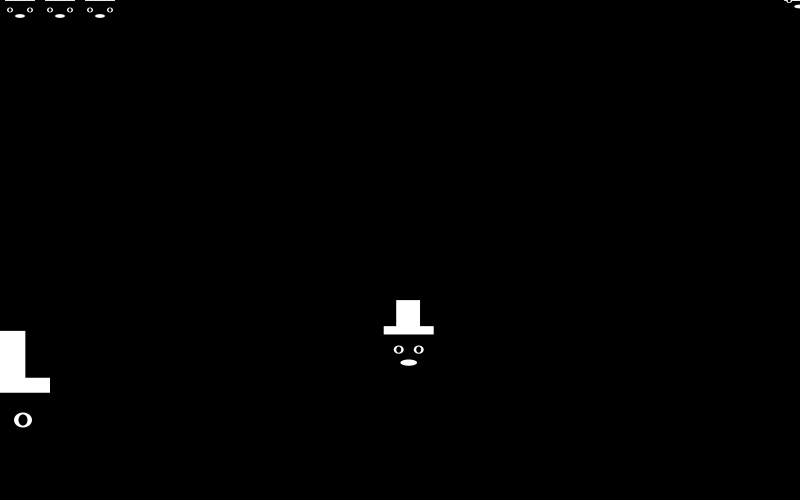
Frame 1 (no input)
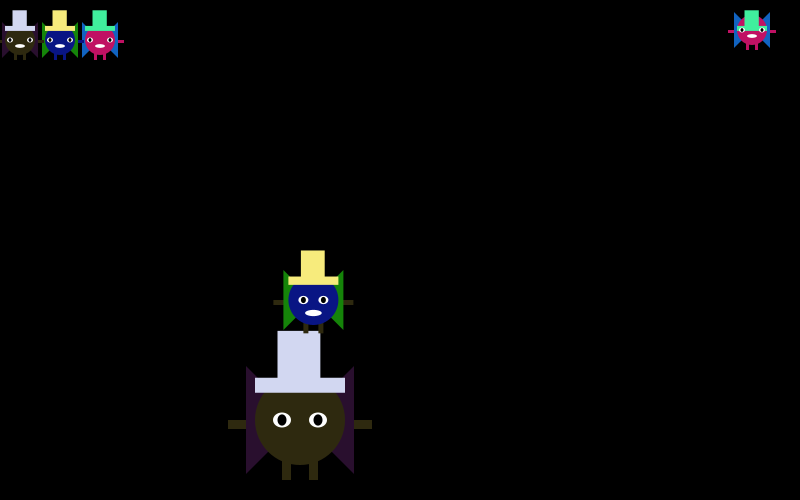
Frame 60 (the mouse pressed at the canvas centre just before this capture)
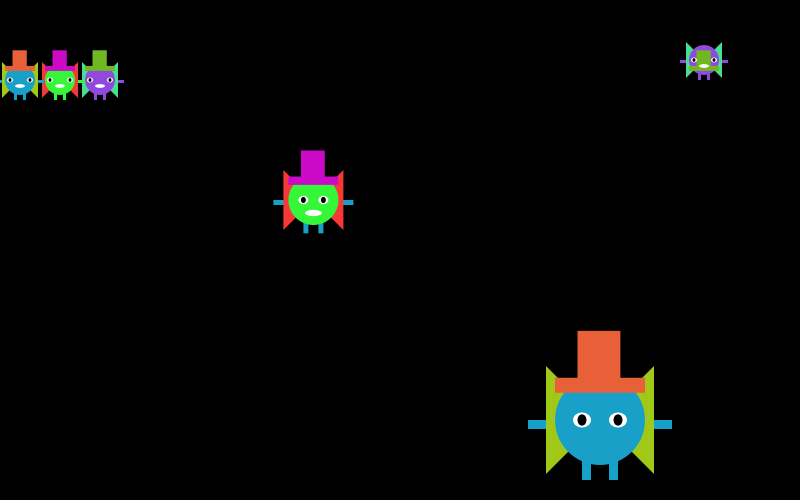
Frame 120 (the mouse held since frame 60 and released just before this capture)

The Processing sketch that drew these frames (run headless with seeded random() and noise(); from frame 60 on, the mouse is pressed at the canvas centre):

// Processing sketch: processing_12589
// ── processing_12589.pde

void setup()
{
  size(800,500);
  background(0);
  noStroke();
  smooth();
  frameRate(24);
}

float RR=90;
float xx=0,yy=420;
int r,g,b;

float x1,y1,rad1;
int deg=0;
int r0,g0,b0;
float R=50;

float x3=100,y3;
float R3=30;
int r1,g1,b1;

float x4=20,y4;

float x5=60,y5;

float x6=800,y6=0;



void draw()
{
  background(0);
  
  //horizontal
  xx=xx+5;
  if (xx>850){xx=0;}
  fill(r,g,b);
  rect(xx,yy,RR/1.25,RR/10);
  rect(xx,yy,-RR/1.25,RR/10);
  rect(xx-RR/5,yy,RR/10,RR/1.5);
  rect(xx+RR/5,yy,-RR/10,RR/1.5);
  
  fill(g,b,r);  
  triangle(xx-.6*RR,yy-.6*RR,xx-.6*RR,yy+.6*RR,xx,yy);
  triangle(xx+.6*RR,yy-.6*RR,xx+.6*RR,yy+.6*RR,xx,yy);
 
  fill(r,g,b);
  ellipse(xx,yy,RR,RR);
  
  fill(256-r,256-g,256-b);
  rect(xx-RR/2,yy-RR/2.13,RR,RR/6);
  rect(xx-RR/4,yy-RR/2.3,RR/2.1,-RR/1.8);
  
  fill(255);
  ellipse(xx-.2*RR,yy,RR/5,RR/6);
  ellipse(xx+.2*RR,yy,RR/5,RR/6);
 
  fill(0);
  ellipse(xx-.2*RR,yy,RR/10,RR/8);
  ellipse(xx+.2*RR,yy,RR/10,RR/8);
  if(deg>=360)
  {
  r=int(random(255)); 
  g=int(random(255));
  b=int(random(255));
  deg=0;
}
  else if(deg==180 || deg==90 || deg==270)
  {
  r=int(random(255)); 
  g=int(random(255));
  b=int(random(255)); 
}

//circular
  deg=deg+5;
  rad1=radians(deg);
  x1=sin(rad1)*100+(width/2);
  y1=cos(rad1)*100+(height/2);
  fill(r,g,b);
  rect(x1,y1,R/1.25,R/10);
  rect(x1,y1,-R/1.25,R/10);
  rect(x1-10,y1,R/10,R/1.5);
  rect(x1+10,y1,-R/10,R/1.5);
  
  fill(g0,b0,r0);
  triangle(x1-30,y1-30,x1-30,y1+30,x1,y1);
  triangle(x1+30,y1-30,x1+30,y1+30,x1,y1);
   
  fill(r0,g0,b0);
  ellipse(x1,y1,R,R);
  
  fill(256-r0,256-g0,256-b0);
  rect(x1-R/2,y1-R/2.13,R,R/6);
  rect(x1-R/4,y1-R/2.3,R/2.1,-R/1.8);
  
  fill(255);
  ellipse(x1-10,y1,R/5,R/6);
  ellipse(x1+10,y1,R/5,R/6);
 
  fill(0);
  ellipse(x1-10,y1,R/10,R/8);
  ellipse(x1+10,y1,R/10,R/8);
   
  fill(255);
  ellipse(x1,y1+13,R/3,R/8);
  
  if(deg>=360)
  {
  r0=int(random(255)); 
  g0=int(random(255));
  b0=int(random(255));
  deg=0;
}
  else if(deg==180 || deg==90 || deg==270) 
  {
  r0=int(random(255)); 
  g0=int(random(255));
  b0=int(random(255)); 
}

//small racer 1
y3=y3+10;
  if (y3>550){y3=0;}
  fill(r1,g1,b1);
  rect(x3,y3,R3/1.25,R3/10);
  rect(x3,y3,-R3/1.25,R3/10);
  rect(x3-R3/5,y3,R3/10,R3/1.5);
  rect(x3+R3/5,y3,-R3/10,R3/1.5);
  
  fill(g1,b1,r1);  
  triangle(x3-.6*R3,y3-.6*R3,x3-.6*R3,y3+.6*R3,x3,y3);
  triangle(x3+.6*R3,y3-.6*R3,x3+.6*R3,y3+.6*R3,x3,y3);
 
  fill(r1,g1,b1);
  ellipse(x3,y3,R3,R3);
  
  fill(256-r1,256-g1,256-b1);
  rect(x3-R3/2,y3-R3/2.13,R3,R3/6);
  rect(x3-R3/4,y3-R3/2.3,R3/2.1,-R3/1.8);
  
  fill(255);
  ellipse(x3-10,y3,R3/5,R3/6);
  ellipse(x3+10,y3,R3/5,R3/6);
 
  fill(0);
  ellipse(x3-10,y3,R3/10,R3/8);
  ellipse(x3+10,y3,R3/10,R3/8);
  fill(255);
  ellipse(x3,y3+6,R3/3,R3/8);
   if(deg>=360)
  {
  r1=int(random(255)); 
  g1=int(random(255));
  b1=int(random(255));
  
}
  else if(deg==180 || deg==90 || deg==270)
  {
  r1=int(random(255)); 
  g1=int(random(255));
  b1=int(random(255)); 
}
//small racer 3
y5=y5+10;
  if (y5>550){y5=0;}
  fill(r0,g0,b0);
  rect(x5,y5,R3/1.25,R3/10);
  rect(x5,y5,-R3/1.25,R3/10);
  rect(x5-R3/5,y5,R3/10,R3/1.5);
  rect(x5+R3/5,y5,-R3/10,R3/1.5);
  
  fill(g0,b0,r0);  
  triangle(x5-.6*R3,y5-.6*R3,x5-.6*R3,y5+.6*R3,x5,y5);
  triangle(x5+.6*R3,y5-.6*R3,x5+.6*R3,y5+.6*R3,x5,y5);
 
  fill(r0,g0,b0);
  ellipse(x5,y5,R3,R3);
  
  fill(256-r0,256-g0,256-b0);
  rect(x5-R3/2,y5-R3/2.13,R3,R3/6);
  rect(x5-R3/4,y5-R3/2.3,R3/2.1,-R3/1.8);
  
  fill(255);
  ellipse(x5-10,y5,R3/5,R3/6);
  ellipse(x5+10,y5,R3/5,R3/6);
 
  fill(0);
  ellipse(x5-10,y5,R3/10,R3/8);
  ellipse(x5+10,y5,R3/10,R3/8);
  fill(255);
  ellipse(x5,y5+6,R3/3,R3/8);
   if(deg>=360)
  {
  r0=int(random(255)); 
  g0=int(random(255));
  b0=int(random(255));
  
}
  else if(deg==180 || deg==90 || deg==270) 
  {
  r0=int(random(255)); 
  g0=int(random(255));
  b0=int(random(255)); 
  }
  //small racer 2
y4=y4+10;
  if (y4>550){y4=0;}
  fill(r,g,b);
  rect(x4,y4,R3/1.25,R3/10);
  rect(x4,y4,-R3/1.25,R3/10);
  rect(x4-R3/5,y3,R3/10,R3/1.5);
  rect(x4+R3/5,y3,-R3/10,R3/1.5);
  
  fill(g,b,r);  
  triangle(x4-.6*R3,y4-.6*R3,x4-.6*R3,y4+.6*R3,x4,y4);
  triangle(x4+.6*R3,y4-.6*R3,x4+.6*R3,y4+.6*R3,x4,y4);
 
  fill(r,g,b);
  ellipse(x4,y4,R3,R3);
  
  fill(256-r,256-g,256-b);
  rect(x4-R3/2,y4-R3/2.13,R3,R3/6);
  rect(x4-R3/4,y4-R3/2.3,R3/2.1,-R3/1.8);
  
  fill(255);
  ellipse(x4-10,y4,R3/5,R3/6);
  ellipse(x4+10,y4,R3/5,R3/6);
 
  fill(0);
  ellipse(x4-10,y4,R3/10,R3/8);
  ellipse(x4+10,y4,R3/10,R3/8);
  fill(255);
  ellipse(x4,y4+6,R3/3,R3/8);
   if(deg>=360)
  {
  r=int(random(255)); 
  g=int(random(255));
  b=int(random(255));
  
}
  else if(deg==180 || deg==90 || deg==270) 
  {
  r=int(random(255)); 
  g=int(random(255));
  b=int(random(255)); 
  }
//corner racer, 6
x6=x6-.8;
y6=y6+.5;
  if (x6<400){x6=400;}
  if (y6>250){y6=250;}
  fill(r1,g1,b1);
  rect(x6,y6,R3/1.25,R3/10);
  rect(x6,y6,-R3/1.25,R3/10);
  rect(x6-R3/5,y6,R3/10,R3/1.5);
  rect(x6+R3/5,y6,-R3/10,R3/1.5);
  
  fill(g1,b1,r1);  
  triangle(x6-.6*R3,y6-.6*R3,x6-.6*R3,y6+.6*R3,x6,y6);
  triangle(x6+.6*R3,y6-.6*R3,x6+.6*R3,y6+.6*R3,x6,y6);
 
  fill(r1,g1,b1);
  ellipse(x6,y6,R3,R3);
  
  fill(256-r1,256-g1,256-b1);
  rect(x6-R3/2,y3-R3/2.13,R3,R3/6);
  rect(x6-R3/4,y3-R3/2.3,R3/2.1,-R3/1.8);
  
  fill(255);
  ellipse(x6-10,y6,R3/5,R3/6);
  ellipse(x6+10,y6,R3/5,R3/6);
 
  fill(0);
  ellipse(x6-10,y6,R3/10,R3/8);
  ellipse(x6+10,y6,R3/10,R3/8);
  fill(255);
  ellipse(x6,y6+6,R3/3,R3/8);
   if(deg>=360)
  {
  r1=int(random(255)); 
  g1=int(random(255));
  b1=int(random(255));
  
}
  else if(deg==180 || deg==90 || deg==270) 
  {
  r1=int(random(255)); 
  g1=int(random(255));
  b1=int(random(255)); 
}

}
  
